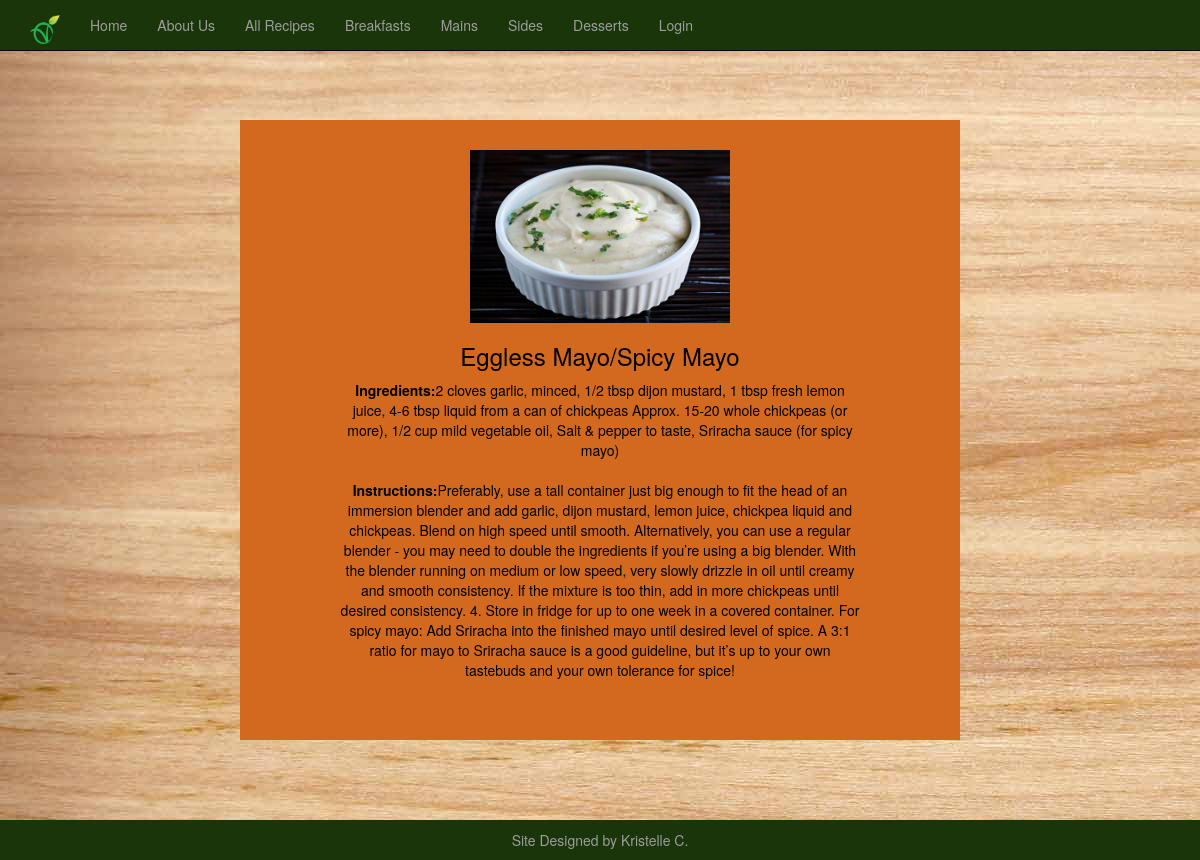
The page /sides/egglessmayo on the database its author committed.
### tables this page shows
CREATE TABLE veganfood(title text NOT NULL, ingredients text NOT NULL, instructions text NOT NULL);

### index.py (the view)
@app.route('/')
@app.route('/sides')
@app.route('/sides/egglessmayo')
def egglessmayo():
 g.db = connect_db()
 cur = g.db.execute("select * from veganfood where title='Eggless Mayo/Spicy Mayo'")
 veganfood = [dict(title=row[0], ingredients=row[1], instructions=row[2]) for row in cur.fetchall()]
 g.db.close()
 return render_template('egglessmayo.html', veganfood=veganfood), 200

### index.py (called while the page is built)
def connect_db():
 return sqlite3.connect(app.database)

### templates/egglessmayo.html (shortened to what this page needs)
{% extends "base.html" %}
{%block content%}
<div class="row">
  <div class="column" style="background-color:chocolate; color:black;">
	<img src="{{ url_for('static', filename='img/egglessmayo.jpg') }}"/>
    <p> {% for veganfood in veganfood %}
			<h3>{{ veganfood.title }} <br></h3>
			 <strong>Ingredients:</strong>{{ veganfood.ingredients }}<br><br>
			 <strong>Instructions:</strong>{{ veganfood.instructions }}<br>
	    {% endfor %}</p>
  </div>
</div>
<footer>Site Designed by Kristelle C.</footer>
 {% endblock %}

### templates/base.html (style rules this page uses)
.row { margin-right: -15px; margin-left: -15px; margin: 10% 20%; }
.column { width: 100%; padding: 30px 100px 50px; text-align: center; }
.column img { width: 50%; height: auto; }
* { box-sizing: border-box; }

### templates/egglessmayo.html (style rules this page uses)
footer { clear: both; text-align: center; font-size:14px; position:fixed; right: 0; left: 0; padding: 1rem; background-color:#193509; margin-top:20px; bottom:0; color:#9d9d9d; width:100%; }

### rows shown on the page
veganfood: title "Eggless Mayo/Spicy Mayo", ingredients "2 cloves garlic, minced, 1/2 tbsp dijon mustard, 1 tbsp fresh lemon juice, 4-6 tbsp liquid from a can of chickpeas Approx. 15-20 whole chickpeas (or more), 1/2 cup mild vegetable oil, Salt & pepper to taste, Sriracha sauce (for spicy mayo)", instructions "Preferably, use a tall container just big enough to fit the head of an immersion blender and add garlic, dijon mustard, lemon juice, chickpea liquid and chickpeas. Blend on high speed until smooth. Alternatively, you can use a regular blender - you may need to double the ingredients if you’re using a big blender. With the blender running on medium or low speed, very slowly drizzle in oil until creamy and smooth consistency. If the mixture is too thin, add in more chickpeas until desired consistency. 4. Store in fridge for up to one week in a covered container. For spicy mayo: Add Sriracha into the finished mayo until desired level of spice. A 3:1 ratio for mayo to Sriracha sauce is a good…"
